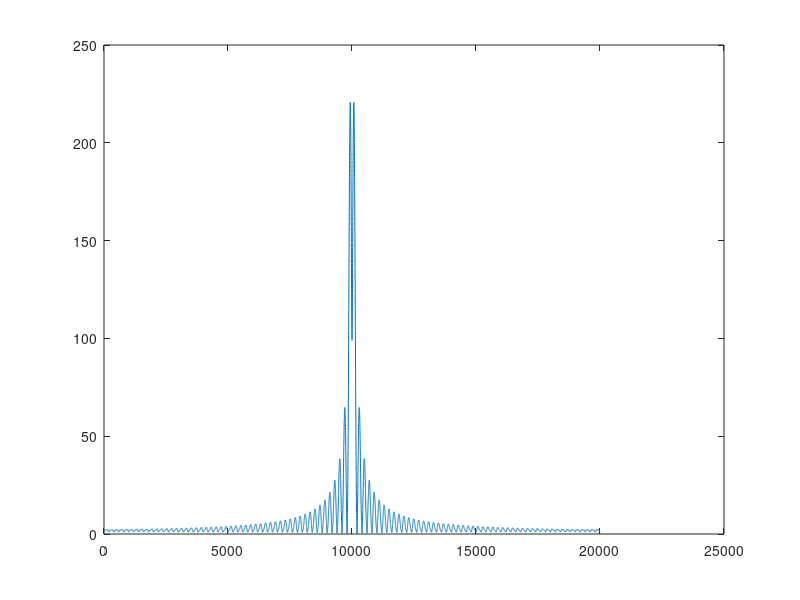

MATLAB code to generate this figure:
t=0:5e-4:10;

a=1*(t<=0.05)-2*(0.05<t & t<=0.1);

plot(abs(fftshift(fft(a))))





%0.26 4.25
%0.2 5.6
%0.26 4.25